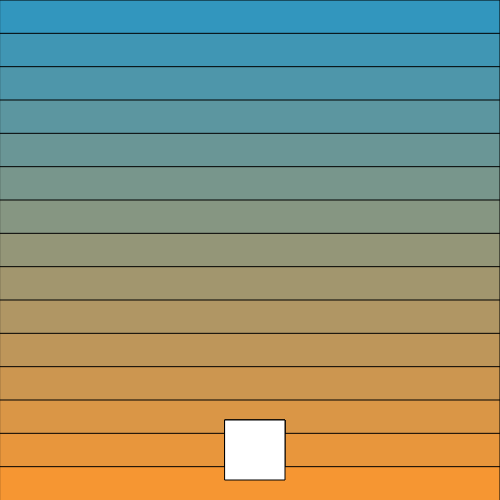
Frame 1 (no input)
Frame 60 (no input): identical to frame 1, image omitted
Frame 120 (the mouse pressed at the canvas centre since frame 60): identical to frame 1, image omitted

The p5.js sketch that drew this single still picture (run headless with seeded random() and noise() and a simulated clock; from frame 60 on, the mouse is pressed at the canvas centre):

// p5.js sketch
// ── sketch.js
// References found at p5js.org

// Add your variables here



// initialize your program here


function setup() {
    createCanvas(500, 500);
    
}




// Essentially a repeat command
function draw() {
    background(50);



var r = 50;
var g = 150;
var b = 190;
var rectY = 0;

for (var i=0; i < 15; i++){
    
    fill(r, g, b);
    rect(0, rectY, 500, 500);
     rectY += 500/15;
     r += 14;
     b -= 10;
    
    fill(255);
    rect(225, 420, 60, 60);
 
}
}
